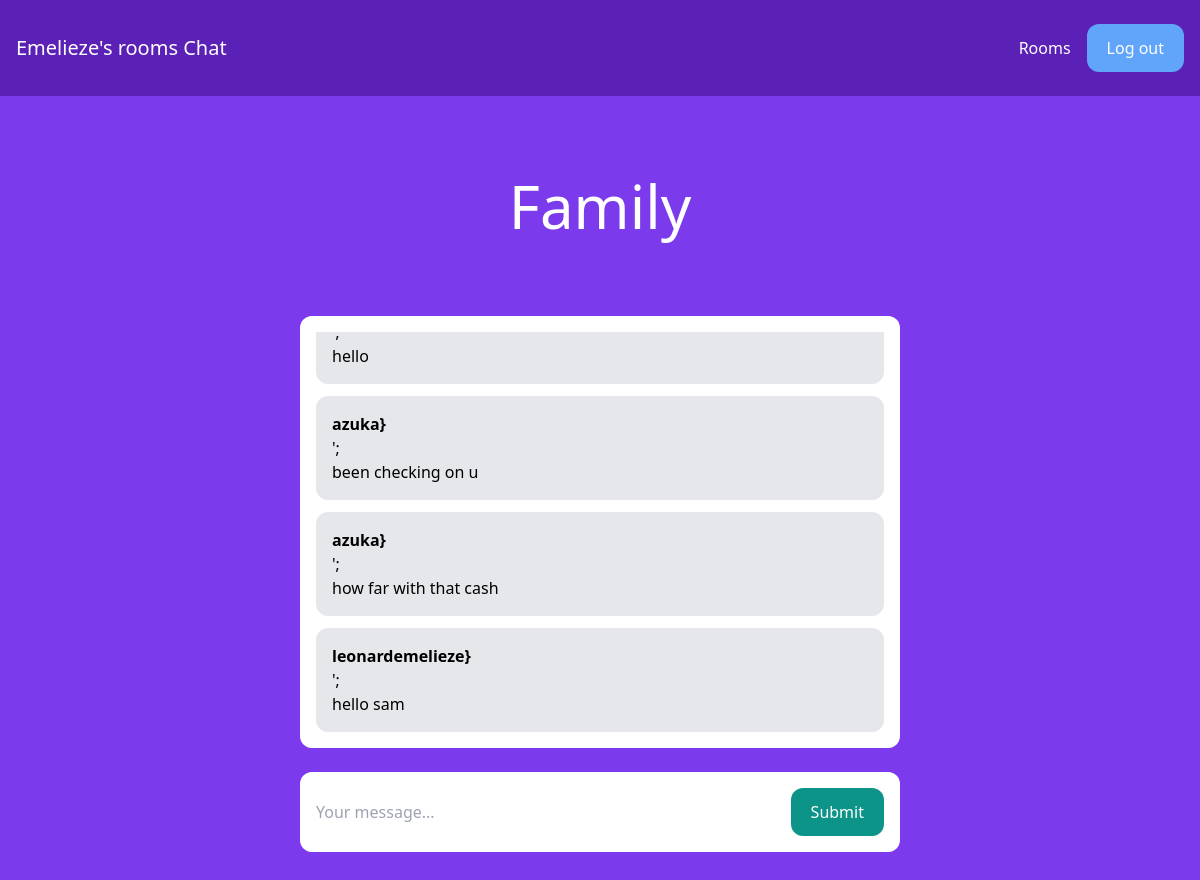
Page /rooms/family/ (signed in) on the committed database.
### room/models.py (models this page shows)
class Room (models.Model):
    name = models.CharField(max_length=225)
    slug = models.SlugField(unique=True)

class Message(models.Model):
    room = models.ForeignKey(Room, related_name='messages', on_delete=models.CASCADE)
    user = models.ForeignKey(User, related_name='messages', on_delete=models.CASCADE)
    content = models.TextField()
    date_added = models.DateTimeField(auto_now_add=True)
    class Meta:
        ordering = ('date_added',)

### room/views.py (the view)
# urls.py: path('rooms/', include('room.urls')),
@login_required
def room(request, slug):
    room = Room.objects.get(slug=slug)
    messages = Message.objects.filter(room=room)[0:25]
    return render(request, 'room/room.html',{
        'room':room, 'messages':messages
    })

### room/templates/room/room.html (shortened to what this page needs)
{% extends 'core/base.html' %}
{% block content %}
<div class="p-10 lg:p-20 text-center">
    <h1 class="text-3xl lg:text-6xl text-white"> {{room.name}}</h1>
</div>
<div class="lg:w-2/4 mx-4 lg:mx-auto p-4 bg-white rounded-xl">
    <div class="chat-messages space-y-3" id="chat-messages">
    {% for message in messages %}
    <div class="p-4 bg-gray-200 rounded-xl">
        <p class="font-semibold">{{ message.user.username }}}</p>';
        <p>{{ message.content }}</p>
    </div>
    {% endfor %}
    </div>
</div>
    <div class="lg:w-2/4 mt-6 mx-4 lg:mx-auto p-4 bg-white rounded-xl">
        <form method="post" action="." class="flex">
            <input type="text" name="content" class="flex-1 mr-3" placeholder="Your message..." id="chat-message-input">
            <button class="px-5 py-3 rounded-xl text-white bg-teal-600 hover:bg-teal-700"id="chat-message-submit"
            >Submit</button>
        </form>
    </div>
{% endblock %}

### core/templates/core/base.html (style rules this page uses)
.chat-messages { height: 400px; overflow-y: auto; }

### rows in the picture
Room: name "Family"
Message: content "hello"
Message: user.username "azuka", content "been checking on u"
Message: user.username "azuka", content "how far with that cash"
Message: user.username "leonardemelieze", content "hello sam"
